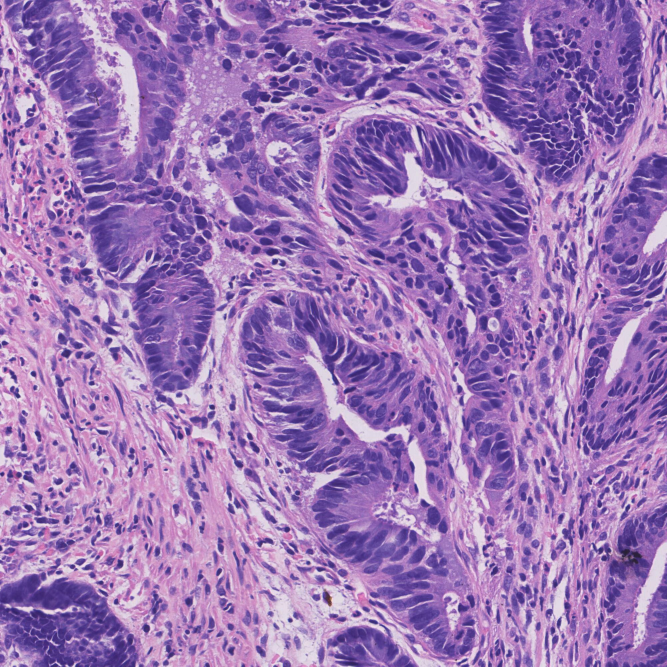
#> input picture data/sig-train-neg/18-36771A_2019-05-08 22_29_28-lv0-40882-42749-2000-2000.jpeg, 2000 x 2000 px, found by its file name (shown at 1/3 size); its folder holds 4 pictures in this run
$ jupyter execute --allow-errors exploratory_data_analysis.ipynb
#> lines starting #> are read from the running program, lines starting #| are printed output that depends on the picture
# Libraries

[cell 1]
import os
import cv2
import numpy as np
import matplotlib.pyplot as plt
import pandas as pd
import random
import seaborn as sns

# EDA

**Pseudocode**

- visual inspection (random sampling / extremes) ✅
- metadata (dimensions, aspect ratios, file sizes) ✅
- class distribution ✅
- colour check (intensity & distribution) ✅
- data quality (any corrupted images?) ✅

## Visual Inspection

[cell 2]
def get_image_paths(directory):
    '''
    get images paths from saved directory
    '''
    all_files = os.listdir(directory)
    jpeg_files = [file for file in all_files if file.endswith('.jpeg')]
    full_paths = [os.path.join(directory, file) for file in jpeg_files]

    return full_paths

[cell 3]
neg_image_paths = get_image_paths('/Users/renatoboemer/Desktop/signet/raw_data/sig-train-neg')
#> (the rest of this cell did not finish here and is left out)

#> (a cell that did not finish here is left out)

#> (a cell that did not finish here is left out)

#> (a cell that did not finish here is left out)

**initial observations:**
- cancer cells are larger, potentially because of mucin accumulation (cancer stage?)
- tissues with cancer have darker tone, potentially due to inflamation (different organs?)
- cancer cells have a dark and thick membrane.
- cancer cells can be grouped or spread out.
- some exceptions in cancer images have been observed.

[cell 7]
# check for extreme cases
def calc_brightness(img):
    if len(img.shape) == 3:  # 3 colour channels
        gray = cv2.cvtColor(img, cv2.COLOR_BGR2GRAY)
    else:
        gray = img
    return np.average(gray)

[cell 8]
pos_img_sizes = []
pos_img_brightness = []

#> (the rest of this cell did not finish here and is left out)

[cell 9]
neg_img_sizes = []
neg_img_brightness = []

for path in neg_image_paths:
    neg_img = cv2.imread(path)
#> neg_img is the input picture: shape (2000, 2000, 3); mean B, G, R 182.5, 120, 157.2

    neg_img_size = neg_img.shape[0] * neg_img.shape[1]  # image size in pixels
#> neg_img_size = 4000000
    neg_img_sizes.append(neg_img_size)

    neg_brightness = calc_brightness(neg_img)
#> in calc_brightness, `gray = cv2.cvtColor(img, cv2.COLOR_BGR2GRAY)`:
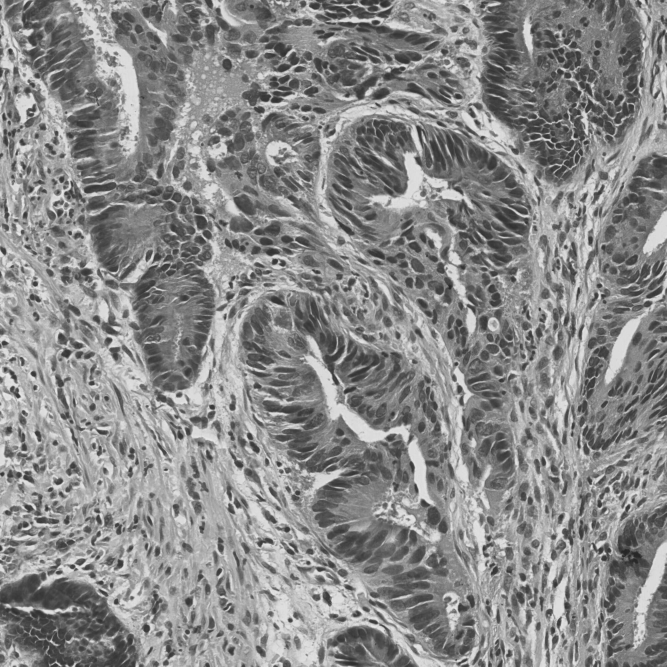
#> gray: shape (2000, 2000) (shown at 1/3 size); min 34, max 240, mean 138.2
#> neg_brightness = 138.2
    neg_img_brightness.append(neg_brightness)
#> pass 2 of the loop `for path in neg_image_paths:`:
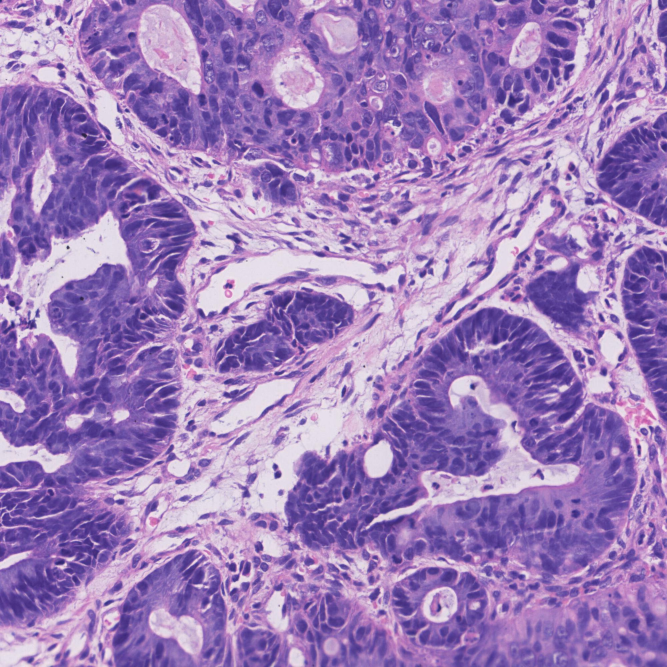
#> input picture data/sig-train-neg/18-36771B_2019-05-08 22_23_46-lv0-42518-41340-2000-2000.jpeg, 2000 x 2000 px, found by its file name (shown at 1/3 size)
#> neg_img is the input picture: shape (2000, 2000, 3); mean B, G, R 187.2, 126.7, 159.1
#> in calc_brightness (call 2), `gray = cv2.cvtColor(img, cv2.COLOR_BGR2GRAY)`:
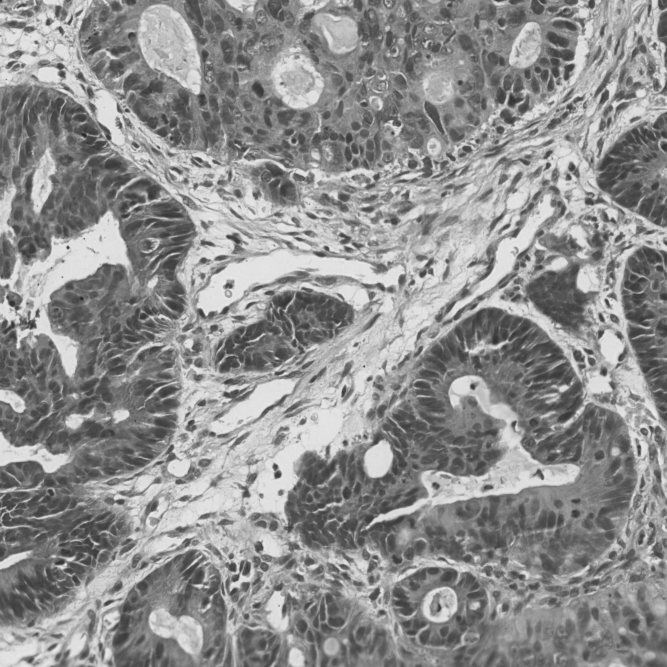
#> gray: shape (2000, 2000) (shown at 1/3 size); min 36, max 242, mean 143.3
#> neg_brightness = 143.3
#> pass 3 of the loop `for path in neg_image_paths:`:
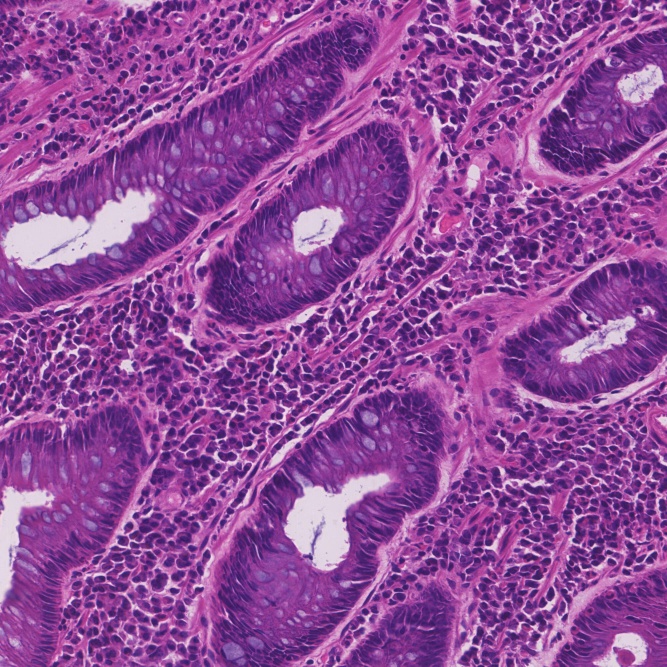
#> input picture data/sig-train-neg/18-37967A_2019-05-08 22_16_24-lv0-51513-49154-2000-2000.jpeg, 2000 x 2000 px, found by its file name (shown at 1/3 size)
#> neg_img is the input picture: shape (2000, 2000, 3); mean B, G, R 153.5, 76.7, 144.1
#> in calc_brightness (call 3), `gray = cv2.cvtColor(img, cv2.COLOR_BGR2GRAY)`:
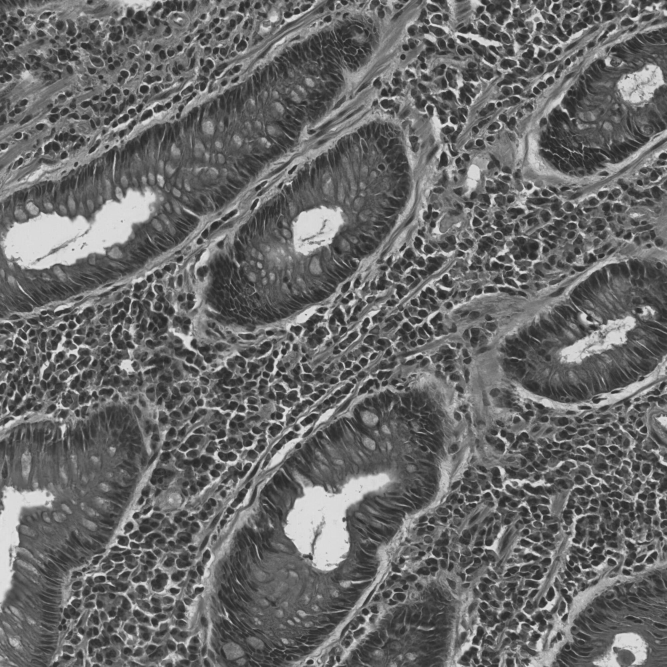
#> gray: shape (2000, 2000) (shown at 1/3 size); min 33, max 236, mean 105.6
#> neg_brightness = 105.6
#> the loop made 4 passes; the first 3 are shown


neg_image_sizes = np.array(neg_img_sizes)
neg_image_brightness = np.array(neg_img_brightness)

#> (a cell that did not finish here is left out)

#> (a cell that did not finish here is left out)

[cell 12]
# plot sizes
plt.figure(figsize=(8, 4))
#> (the rest of this cell did not finish here and is left out)

**some observations about pixels:**
- significant difference between classes. So, neg images might have fewer details.
- standardisation (resizing is necessary for constant input)
- check if researchers improved model with emsemble method that detects details (due to small img size). More convolutional layers?

[cell 13]
# plot brightness
plt.figure(figsize=(8, 4))
#> (the rest of this cell did not finish here and is left out)

**some observations about brightenss:**
- significant difference between classes again. Neg classes have wider range which overlaps with the Pos class. So, brightness might not be very helpful in distinguishing between classes.
- different brightness could be associated with organ type (as mentioned earlier) given the dataset includes tissue from multiple organs.
- perhaps texture might be a better predictive feature.

## Metadata

[cell 14]
def metadata(paths):
    metadata = {'sizes': [],
                'widths': [],
                'heights': [],
                'aspect_ratios': []}

    for p in paths:
        file_size = os.path.getsize(p)  # size in bytes
        metadata['sizes'].append(file_size)

        img = cv2.imread(p)
        height, width = img.shape[:2]
#> height = 2000; width = 2000
        metadata['widths'].append(width)
        metadata['heights'].append(height)

        aspect_ratio = width / height
#> aspect_ratio = 1
        metadata['aspect_ratios'].append(aspect_ratio)
#> pass 2 of the loop in metadata, `for p in paths:`:
#> pass 3 of the loop in metadata, `for p in paths:`:
#> the loop made 4 passes; the first 3 are shown

    return metadata

[cell 15]
neg_metadata = metadata(neg_image_paths)
#> neg_metadata = {'sizes': [689418, 566425, 668877, 636889], 'widths': [2000, 2000, 2000, 2000], 'heights': [2000, 2000, 2000, 2000], 'aspect_ratios': [1, 1, 1, 1]}
#> (the rest of this cell did not finish here and is left out)
